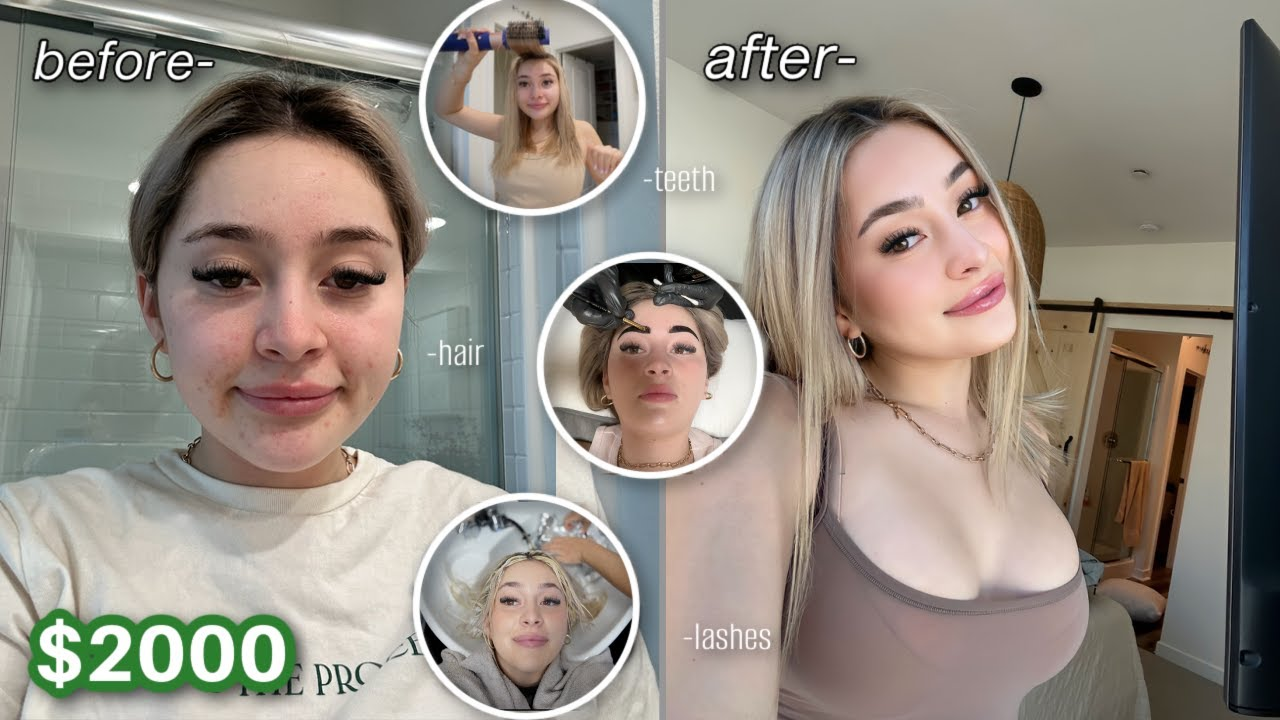
#> input picture dataset-v2/-Jl2Hc2DTKc.png, 1280 x 720 px; its folder holds 4 pictures in this run
$ jupyter execute --allow-errors yolo_features.ipynb   (shell and % lines are left out)   (older library calls are emulated)
#> lines starting #> are read from the running program, lines starting #| are printed output that depends on the picture
[cell 1]
import torch
import torchvision.transforms as transforms
from PIL import Image
from torchvision.models import resnet18
from torchvision import datasets, models, transforms

# Load the pre-trained YOLO model
#> (the rest of this cell did not finish here and is left out)

[cell 2]
import cv2
import os

def load_images_from_folder(folder):
#> called with folder = 'dataset-v2'
    images = []
    for filename in os.listdir(folder):
        img = cv2.imread(os.path.join(folder,filename))
#> img is the input picture: shape (720, 1280, 3); mean B, G, R 130, 139.6, 148.2
        if img is not None:
            images.append(img)
    return images

folder = 'dataset-v2'

images = load_images_from_folder(folder=folder)

#> (a cell that did not finish here is left out)

#> (a cell that did not finish here is left out)

#> (a cell that did not finish here is left out)

[cell 6]
from matplotlib import pyplot as plt

#> (the rest of this cell did not finish here and is left out)

[cell 7]
# hog feature extractor

import cv2
import numpy as np
import torch
import torchvision.transforms as transforms

# parameters for

class hogmodel():
    def __init__(self):
        self.winSize = (64, 64)
        blockSize = (16, 16)
        blockStride = (8, 8)
        cellSize = (8, 8)
        nbins = 9

        self.hog = cv2.HOGDescriptor(self.winSize, blockSize, blockStride, cellSize, nbins)

    def features(self, img):
        img = cv2.resize(img, self.winSize)
        gray = cv2.cvtColor(img, cv2.COLOR_BGR2GRAY)
        # Compute the HOG features
        features = self.hog.compute(gray)

        # Convert the features to a PyTorch tensor
        # features = torch.from_numpy(np.transpose(features)).float()

        return features

# [20 lines of commented-out code are left out]
hog = hogmodel()

[cell 8]
import cv2
import os

def load_images_from_folder(folder):
    images = []
    for filename in os.listdir(folder):
        img = cv2.imread(os.path.join(folder,filename))
        if img is not None:
            images.append(img)
    return images

folder = 'dataset-v2'

images = load_images_from_folder(folder=folder)

[cell 9]
print(len(images))

[cell 10]
# we have 831 images

# extracting features
features_hog = []

for img in images:
    f = hog.features(img)
    # print(f)
    # print(f.numpy())
    features_hog.append(f.flatten())
#> this loop made 4 passes
#> pass 1, in features, `img = cv2.resize(img, self.winSize)`:
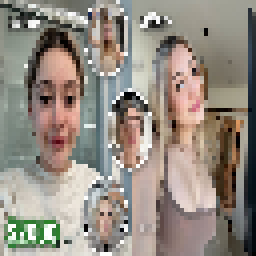
#> img: shape (64, 64, 3) (shown 4 times larger); mean of channels 0, 1, 2 130, 139.7, 148.2; drawn as B, G, R
#> pass 1, in features, `gray = cv2.cvtColor(img, cv2.COLOR_BGR2GRAY)`:
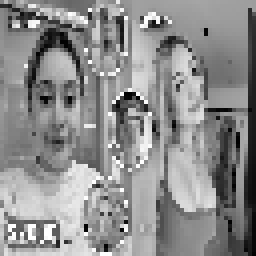
#> gray: shape (64, 64) (shown 4 times larger); min 0, max 255, mean 141.2
#> pass 2, in features (call 2), `img = cv2.resize(img, self.winSize)`:
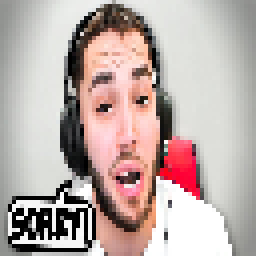
#> img: shape (64, 64, 3) (shown 4 times larger); mean of channels 0, 1, 2 167.8, 171.6, 188.3; drawn as B, G, R
#> pass 2, in features (call 2), `gray = cv2.cvtColor(img, cv2.COLOR_BGR2GRAY)`:
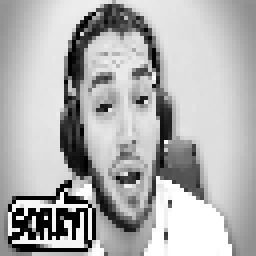
#> gray: shape (64, 64) (shown 4 times larger); min 0, max 255, mean 176.2

[cell 11]
print(features_hog[0], features_hog[0])

print(len(features_hog[0]))
print(np.array(features_hog).shape)
#| (4, 1764)
